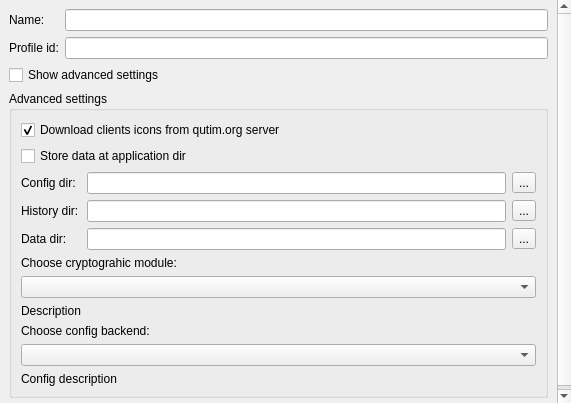
<?xml version="1.0" encoding="UTF-8"?>
<ui version="4.0">
 <class>ProfileCreationPage</class>
 <widget class="QWizardPage" name="ProfileCreationPage">
  <property name="geometry">
   <rect>
    <x>0</x>
    <y>0</y>
    <width>571</width>
    <height>403</height>
   </rect>
  </property>
  <property name="windowTitle">
   <string>WizardPage</string>
  </property>
  <layout class="QVBoxLayout" name="scrollAreaLayout">
   <property name="margin">
    <number>0</number>
   </property>
   <item>
    <widget class="QScrollArea" name="scrollArea">
     <property name="frameShape">
      <enum>QFrame::NoFrame</enum>
     </property>
     <property name="widgetResizable">
      <bool>true</bool>
     </property>
     <widget class="QWidget" name="scrollAreaWidgetContents">
      <property name="geometry">
       <rect>
        <x>0</x>
        <y>0</y>
        <width>571</width>
        <height>403</height>
       </rect>
      </property>
      <layout class="QFormLayout" name="formLayout_2">
       <item row="0" column="0">
        <widget class="QLabel" name="label">
         <property name="text">
          <string>Name:</string>
         </property>
        </widget>
       </item>
       <item row="0" column="1">
        <widget class="QLineEdit" name="nameEdit">
         <property name="toolTip">
          <string>It will be shown in chat dialogs</string>
         </property>
        </widget>
       </item>
       <item row="1" column="0">
        <widget class="QLabel" name="label_2">
         <property name="text">
          <string>Profile id:</string>
         </property>
        </widget>
       </item>
       <item row="1" column="1">
        <widget class="QLineEdit" name="idEdit">
         <property name="toolTip">
          <string>Used for profile identification</string>
         </property>
        </widget>
       </item>
       <item row="2" column="0" colspan="2">
        <widget class="QCheckBox" name="advancedBox">
         <property name="text">
          <string>Show advanced settings</string>
         </property>
        </widget>
       </item>
       <item row="3" column="0" colspan="2">
        <widget class="QGroupBox" name="advancedGroup">
         <property name="title">
          <string>Advanced settings</string>
         </property>
         <layout class="QFormLayout" name="formLayout">
          <item row="0" column="0" colspan="2">
           <widget class="QCheckBox" name="downloadClientsBox">
            <property name="text">
             <string>Download clients icons from qutim.org server</string>
            </property>
            <property name="checked">
             <bool>true</bool>
            </property>
           </widget>
          </item>
          <item row="1" column="0" colspan="2">
           <widget class="QCheckBox" name="portableBox">
            <property name="text">
             <string>Store data at application dir</string>
            </property>
           </widget>
          </item>
          <item row="2" column="0">
           <widget class="QLabel" name="label_3">
            <property name="text">
             <string>Config dir:</string>
            </property>
           </widget>
          </item>
          <item row="2" column="1">
           <layout class="QHBoxLayout" name="horizontalLayout">
            <item>
             <widget class="QLineEdit" name="configEdit"/>
            </item>
            <item>
             <widget class="QToolButton" name="configButton">
              <property name="text">
               <string>...</string>
              </property>
             </widget>
            </item>
           </layout>
          </item>
          <item row="3" column="0">
           <widget class="QLabel" name="label_4">
            <property name="text">
             <string>History dir:</string>
            </property>
           </widget>
          </item>
          <item row="3" column="1">
           <layout class="QHBoxLayout" name="horizontalLayout_2">
            <item>
             <widget class="QLineEdit" name="historyEdit"/>
            </item>
            <item>
             <widget class="QToolButton" name="historyButton">
              <property name="text">
               <string>...</string>
              </property>
             </widget>
            </item>
           </layout>
          </item>
          <item row="4" column="0">
           <widget class="QLabel" name="label_5">
            <property name="text">
             <string>Data dir:</string>
            </property>
           </widget>
          </item>
          <item row="4" column="1">
           <layout class="QHBoxLayout" name="horizontalLayout_3">
            <item>
             <widget class="QLineEdit" name="dataEdit"/>
            </item>
            <item>
             <widget class="QToolButton" name="dataButton">
              <property name="text">
               <string>...</string>
              </property>
             </widget>
            </item>
           </layout>
          </item>
          <item row="5" column="0" colspan="2">
           <widget class="QLabel" name="label_6">
            <property name="text">
             <string>Choose cryptograhic module:</string>
            </property>
           </widget>
          </item>
          <item row="6" column="0" colspan="2">
           <widget class="QComboBox" name="cryptoBox"/>
          </item>
          <item row="7" column="0">
           <widget class="QLabel" name="cryptoDescription">
            <property name="text">
             <string notr="true">Description</string>
            </property>
            <property name="wordWrap">
             <bool>true</bool>
            </property>
           </widget>
          </item>
          <item row="8" column="0" colspan="2">
           <widget class="QLabel" name="label_7">
            <property name="text">
             <string>Choose config backend:</string>
            </property>
           </widget>
          </item>
          <item row="9" column="0" colspan="2">
           <widget class="QComboBox" name="configBox"/>
          </item>
          <item row="10" column="0" colspan="2">
           <widget class="QLabel" name="configDescription">
            <property name="text">
             <string notr="true">Config description</string>
            </property>
            <property name="wordWrap">
             <bool>true</bool>
            </property>
           </widget>
          </item>
         </layout>
        </widget>
       </item>
      </layout>
     </widget>
    </widget>
   </item>
  </layout>
 </widget>
 <resources/>
 <connections>
  <connection>
   <sender>advancedBox</sender>
   <signal>toggled(bool)</signal>
   <receiver>advancedGroup</receiver>
   <slot>setVisible(bool)</slot>
   <hints>
    <hint type="sourcelabel">
     <x>81</x>
     <y>70</y>
    </hint>
    <hint type="destinationlabel">
     <x>256</x>
     <y>92</y>
    </hint>
   </hints>
  </connection>
 </connections>
</ui>
